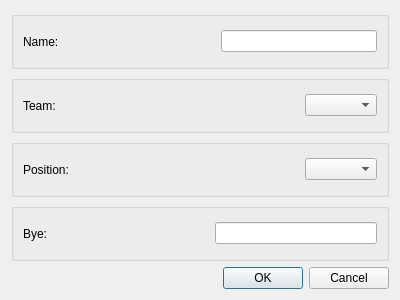
<?xml version="1.0" encoding="UTF-8"?>
<ui version="4.0">
 <class>CAvailablePlayerFilterDlg</class>
 <widget class="QDialog" name="CAvailablePlayerFilterDlg">
  <property name="geometry">
   <rect>
    <x>0</x>
    <y>0</y>
    <width>400</width>
    <height>300</height>
   </rect>
  </property>
  <property name="windowTitle">
   <string>Dialog</string>
  </property>
  <layout class="QVBoxLayout" name="verticalLayout">
   <item>
    <widget class="QGroupBox" name="m_NameGroup">
     <property name="title">
      <string/>
     </property>
     <layout class="QHBoxLayout" name="horizontalLayout">
      <item>
       <widget class="QLabel" name="m_NameLabel">
        <property name="text">
         <string>Name:</string>
        </property>
       </widget>
      </item>
      <item>
       <spacer name="horizontalSpacer">
        <property name="orientation">
         <enum>Qt::Horizontal</enum>
        </property>
        <property name="sizeHint" stdset="0">
         <size>
          <width>40</width>
          <height>20</height>
         </size>
        </property>
       </spacer>
      </item>
      <item>
       <widget class="QLineEdit" name="m_NameEdit"/>
      </item>
     </layout>
    </widget>
   </item>
   <item>
    <widget class="QGroupBox" name="m_TeamGroup">
     <property name="title">
      <string/>
     </property>
     <layout class="QHBoxLayout" name="horizontalLayout_4">
      <item>
       <widget class="QLabel" name="m_TeamLabel">
        <property name="text">
         <string>Team:</string>
        </property>
       </widget>
      </item>
      <item>
       <spacer name="horizontalSpacer_2">
        <property name="orientation">
         <enum>Qt::Horizontal</enum>
        </property>
        <property name="sizeHint" stdset="0">
         <size>
          <width>40</width>
          <height>20</height>
         </size>
        </property>
       </spacer>
      </item>
      <item>
       <widget class="QComboBox" name="m_cmbTeam"/>
      </item>
     </layout>
    </widget>
   </item>
   <item>
    <widget class="QGroupBox" name="m_PositionGroup">
     <property name="title">
      <string/>
     </property>
     <layout class="QHBoxLayout" name="horizontalLayout_2">
      <item>
       <widget class="QLabel" name="m_PositionLabel">
        <property name="text">
         <string>Position:</string>
        </property>
       </widget>
      </item>
      <item>
       <spacer name="horizontalSpacer_3">
        <property name="orientation">
         <enum>Qt::Horizontal</enum>
        </property>
        <property name="sizeHint" stdset="0">
         <size>
          <width>40</width>
          <height>20</height>
         </size>
        </property>
       </spacer>
      </item>
      <item>
       <widget class="QComboBox" name="m_cmbPosition"/>
      </item>
     </layout>
    </widget>
   </item>
   <item>
    <widget class="QGroupBox" name="m_ByeGroup">
     <property name="title">
      <string/>
     </property>
     <layout class="QHBoxLayout" name="horizontalLayout_3">
      <item>
       <widget class="QLabel" name="m_ByeLabel">
        <property name="text">
         <string>Bye:</string>
        </property>
       </widget>
      </item>
      <item>
       <spacer name="horizontalSpacer_4">
        <property name="orientation">
         <enum>Qt::Horizontal</enum>
        </property>
        <property name="sizeHint" stdset="0">
         <size>
          <width>40</width>
          <height>20</height>
         </size>
        </property>
       </spacer>
      </item>
      <item>
       <widget class="QLineEdit" name="m_ByeEdit"/>
      </item>
     </layout>
    </widget>
   </item>
   <item>
    <widget class="QDialogButtonBox" name="buttonBox">
     <property name="orientation">
      <enum>Qt::Horizontal</enum>
     </property>
     <property name="standardButtons">
      <set>QDialogButtonBox::Cancel|QDialogButtonBox::Ok</set>
     </property>
    </widget>
   </item>
  </layout>
 </widget>
 <resources/>
 <connections>
  <connection>
   <sender>buttonBox</sender>
   <signal>accepted()</signal>
   <receiver>CAvailablePlayerFilterDlg</receiver>
   <slot>accept()</slot>
   <hints>
    <hint type="sourcelabel">
     <x>248</x>
     <y>254</y>
    </hint>
    <hint type="destinationlabel">
     <x>157</x>
     <y>274</y>
    </hint>
   </hints>
  </connection>
  <connection>
   <sender>buttonBox</sender>
   <signal>rejected()</signal>
   <receiver>CAvailablePlayerFilterDlg</receiver>
   <slot>reject()</slot>
   <hints>
    <hint type="sourcelabel">
     <x>316</x>
     <y>260</y>
    </hint>
    <hint type="destinationlabel">
     <x>286</x>
     <y>274</y>
    </hint>
   </hints>
  </connection>
 </connections>
</ui>
